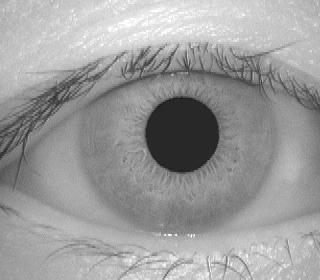
#> input picture 001_1_1.jpg, 320 x 280 px; its folder holds only this picture in this run
$ python -i main.py   (imports and definitions only)
#> lines starting #> are read from the running program, lines starting #| are printed output that depends on the picture; after the words box and inside, x2 and y2 are one past the last pixel; in counts of white or black regions, pixels touching at a corner belong together
#> the answer given: 001_1_1.jpg
from tkinter import messagebox
from tkinter import *
from tkinter import simpledialog
import tkinter
from tkinter import filedialog
from tkinter.filedialog import askopenfilename
import numpy as np
import matplotlib.pyplot as plt
import os
from keras.utils.np_utils import to_categorical
from keras.layers import  MaxPooling2D
from keras.layers import Dense, Dropout, Activation, Flatten
from keras.layers import Convolution2D
from keras.models import Sequential
from keras.models import model_from_json
import pickle
import cv2
from keras.preprocessing import image
from skimage import data, color
from skimage.transform import hough_circle, hough_circle_peaks
from skimage.feature import canny
from skimage.draw import circle_perimeter
from skimage.util import img_as_ubyte

# [6 lines not run here, left out]

def getIrisFeatures(image):
#> called with image = '001_1_1.jpg'
    global count
    img = cv2.imread(image,0)
#> img is the input picture: shape (280, 320); min 19, max 255, mean 155.9
    img = cv2.medianBlur(img,5)
    cimg = cv2.cvtColor(img,cv2.COLOR_GRAY2BGR)
    circles = cv2.HoughCircles(img,cv2.HOUGH_GRADIENT,1,10,param1=63,param2=70,minRadius=0,maxRadius=0)
#> circles = [[180.5, 134.5, 38]]
    if circles is not None:
        height,width = img.shape
#> height = 280; width = 320
        r = 0
        mask = np.zeros((height,width), np.uint8)
        for i in circles[0,:]:
            cv2.circle(cimg,(i[0],i[1]),int(i[2]),(0,0,0))
            cv2.circle(mask,(i[0],i[1]),int(i[2]),(255,255,255),thickness=0)
            blank_image = cimg[:int(i[1]),:int(i[1])]

            masked_data = cv2.bitwise_and(cimg, cimg, mask=mask)
            _,thresh = cv2.threshold(mask,1,255,cv2.THRESH_BINARY)
            contours = cv2.findContours(thresh,cv2.RETR_EXTERNAL,cv2.CHAIN_APPROX_SIMPLE)
            x,y,w,h = cv2.boundingRect(contours[0][0])
            crop = img[y:y+h,x:x+w]
            r = i[2]
#> this loop made 1 pass
#> (i, x, y, w, h, r) on pass 1: ([180.5, 134.5, 38], 142, 96, 77, 77, 38)
#> pass 1, in getIrisFeatures, `blank_image = cimg[:int(i[1]),:int(i[1])]`:
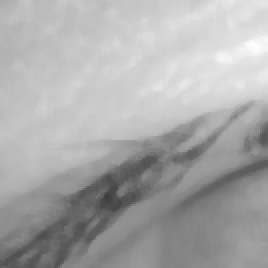
#> blank_image: shape (134, 134, 3) (shown 2 times larger); min 63, max 253, mean 169.7
#> pass 1, in getIrisFeatures, `_,thresh = cv2.threshold(mask,1,255,cv2.THRESH_BINARY)`:
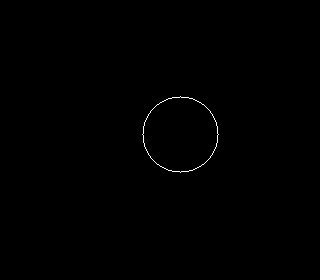
#> thresh: shape (280, 320); 0.24% white in thin lines or dots, all inside (x1, y1, x2, y2) = (142, 96, 219, 173)
#> pass 1, in getIrisFeatures, `crop = img[y:y+h,x:x+w]`:
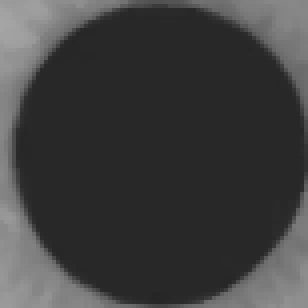
#> crop: shape (77, 77) (shown 4 times larger); min 37, max 165, mean 63.1
#> after the loop:
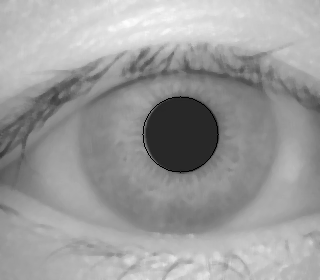
#> cimg: shape (280, 320, 3); min 0, max 253, mean 155.8
        cv2.imwrite("test.png",crop)
    else:
        count = count + 1
        miss.append(image)
    return cv2.imread("test.png")
#> returned value: shape (77, 77, 3); min 37, max 165, mean 63.1

# [54 lines left out: functions uploadDataset, loadModel, not called in this run]
# [1 line not run here, left out]
def predictChange():
    filename = filedialog.askopenfilename(initialdir="testSamples")
    image = getIrisFeatures(filename)
    img = cv2.resize(image, (64,64))
#> img: shape (64, 64, 3)
    im2arr = np.array(img)
    im2arr = im2arr.reshape(1,64,64,3)
    img = np.asarray(im2arr)
    img = img.astype('float32')
    img = img/255
#> (the run stopped early here; a loop or call above may not have finished)

$ run again, on 001_2_2.jpg
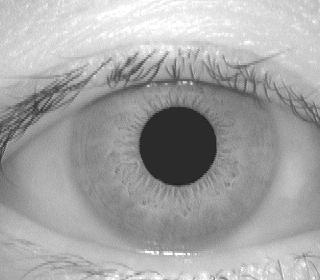
#> input picture 001_2_2.jpg, 320 x 280 px
#> in getIrisFeatures, img is the input picture: shape (280, 320); min 22, max 255, mean 164.6
#> circles = [[177.5, 144.5, 38.3]]
#> the loop in getIrisFeatures, `for i in circles[0,:]:` made 1 pass
#> (i, x, y, w, h, r) on pass 1: ([177.5, 144.5, 38.3], 139, 106, 77, 77, 38.3)
#> pass 1, in getIrisFeatures, `_,thresh = cv2.threshold(mask,1,255,cv2.THRESH_BINARY)`:
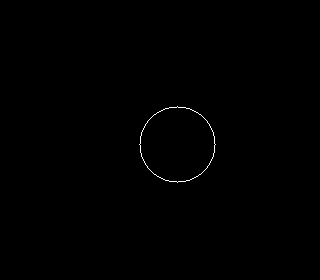
#> thresh: shape (280, 320); 0.24% white in thin lines or dots, all inside (x1, y1, x2, y2) = (139, 106, 216, 183)
#> after the loop in getIrisFeatures, `for i in circles[0,:]:`:
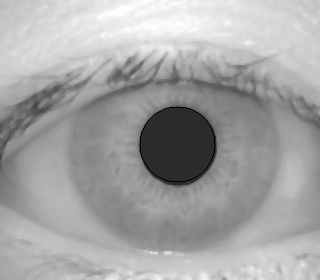
#> cimg: shape (280, 320, 3); min 0, max 255, mean 164.6

$ run again, on 001_2_4.jpg
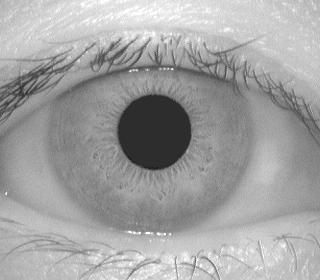
#> input picture 001_2_4.jpg, 320 x 280 px
#> in getIrisFeatures, img is the input picture: shape (280, 320); min 29, max 255, mean 162.1
#> circles = [[154.5, 131.5, 37.1]]
#> the loop in getIrisFeatures, `for i in circles[0,:]:` made 1 pass
#> (i, x, y, w, h, r) on pass 1: ([154.5, 131.5, 37.1], 117, 94, 75, 75, 37.1)
#> pass 1, in getIrisFeatures, `_,thresh = cv2.threshold(mask,1,255,cv2.THRESH_BINARY)`:
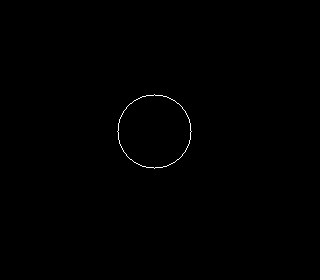
#> thresh: shape (280, 320); 0.23% white in thin lines or dots, all inside (x1, y1, x2, y2) = (117, 94, 192, 169)
#> after the loop in getIrisFeatures, `for i in circles[0,:]:`:
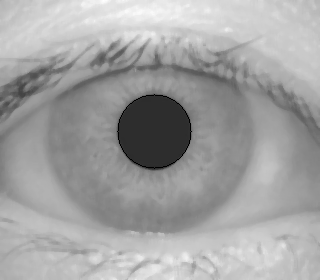
#> cimg: shape (280, 320, 3); min 0, max 255, mean 162.1
